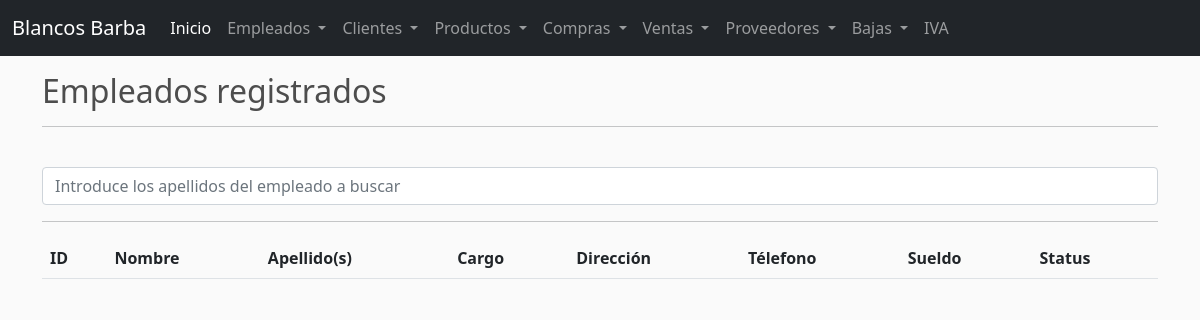
The page /emps/ on the database as committed earlier.
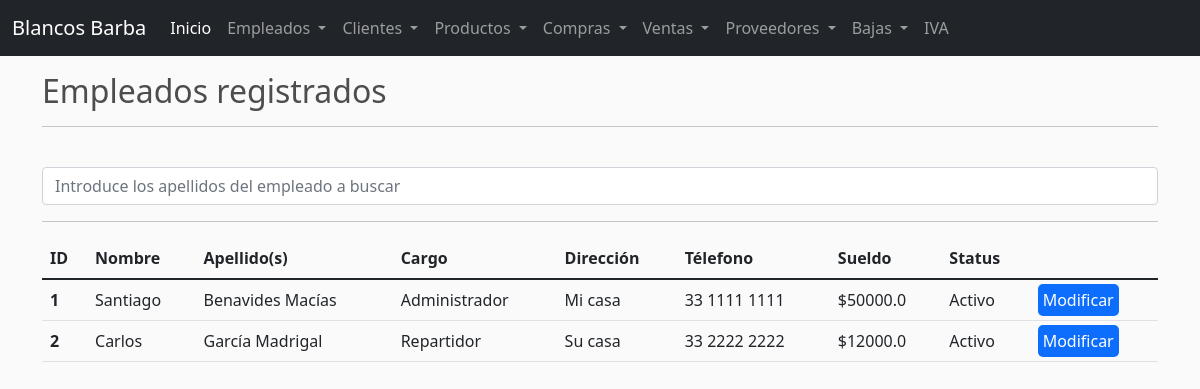
The same page on the database as committed later.
### barba/models.py (models this page shows, shortened)
class Empleado(models.Model):
    nombre = models.CharField(max_length=50,null=True)
    apellidos = models.CharField(max_length=50,null=True)
    sueldo = models.FloatField(null=True)
    cargo = models.CharField(max_length=50,null=True)
    direccion = models.CharField(max_length=50,null=True)
    status = models.CharField(max_length=50,null=True,blank=True)
    password = models.CharField(max_length=50,null=True)
    telefono = models.CharField(max_length=50,null=True)

### barba/views.py (the view)
# urls.py: path('emps/',views.emps, name='emps'),
def emps(request):
    if request.method == 'POST':
        empleados = Empleado.objects.filter(apellidos__contains=request.POST['searched'])
        flag = 1 if len(empleados) > 0 else 2
    else:
        empleados = Empleado.objects.all()
        flag = 0
    context = {
        'empleados': empleados,
        'flag': flag,
    }
    return render(request, 'emps.html', context)

### barba/templates/emps.html (shortened to what this page needs)
{% extends 'base.html' %}
{% block content %}
<div class="container">
    <h2>Empleados registrados</h2>
    <hr>
    <form class="form-inline" method="POST" action="{% url 'emps' %}">
        <br>
        <input class="form-control mr-sm-2" type="search" placeholder="Introduce los apellidos del empleado a buscar" aria-label="Search" name="searched" value="{{ searched }}">
    </form>
    <hr>
    <table class="table">
        <thead>
            <tr>
                <th scope="col">ID</th>
                <th scope="col">Nombre</th>
                <th scope="col">Apellido(s)</th>
                <th scope="col">Cargo</th>
                <th scope="col">Dirección</th>
                <th scope="col">Télefono</th>
                <th scope="col">Sueldo</th>
                <th scope="col">Status</th>
            </tr>
        </thead>
        <tbody>
            {% for emp in empleados %}
                <tr>
                    <th scope="col">{{emp.id}}</th>
                    <td>{{emp.nombre}}</td>
                    <td>{{emp.apellidos}}</td>
                    <td>{{emp.cargo}}</td>
                    <td>{{emp.direccion}}</td>
                    <td>{{emp.telefono}}</td>
                    <td>${{emp.sueldo}}</td>
                    <td>{{emp.status}}</td>
                    <td><a style="padding: 5px; background-color: #0d6efd; border-radius: 5px; color: white; text-decoration: none;" href="/memp/{{emp.id}}">Modificar</a></td>
                </tr>
            {% endfor %}
        </tbody>
    </table>
</div>
{% endblock %}

Rows that differ between the two databases and show on the page:
added Empleado: id "1", nombre "Santiago", apellidos "Benavides Macías", cargo "Administrador", direccion "Mi casa", telefono "33 1111 1111", sueldo "50000.0", status "Activo"
added Empleado: id "2", nombre "Carlos", apellidos "García Madrigal", cargo "Repartidor", direccion "Su casa", telefono "33 2222 2222", sueldo "12000.0", status "Activo"
